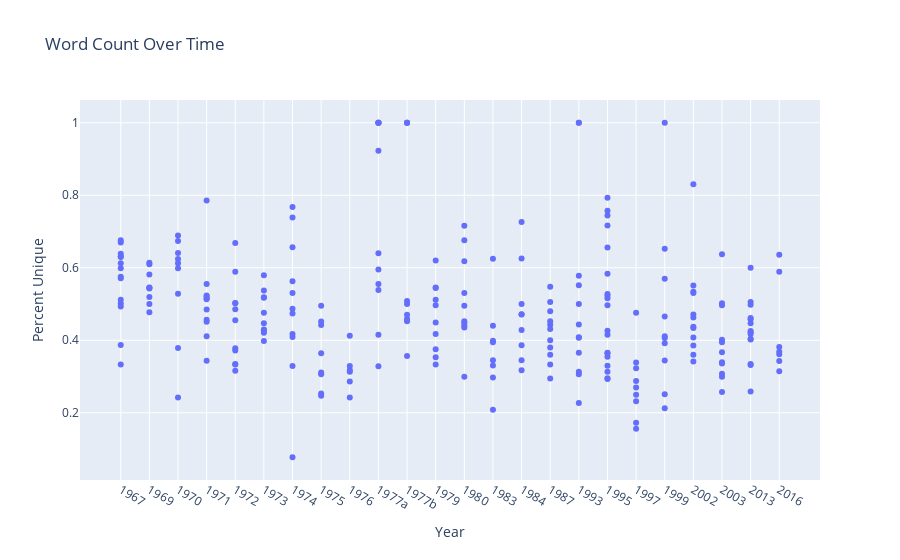

Source (notebook cell):
### Code cell
fig = px.scatter(df, x="Year", y="Percent Unique", title='Word Count Over Time')
fig.show()

### Figure 1 — Plotly figure (JSON) as saved in the notebook; plotly's stock layout.template omitted (floating-point values rounded to 4 significant figures; data arrays with more than 128 entries replaced by an {"elided": "..."} marker saying what was removed)
{"data": [{"hovertemplate": "Year=%{x}<br>Percent Unique=%{y}<extra></extra>", "legendgroup": "", "marker": {"color": "#636efa", "symbol": "circle"}, "mode": "markers", "name": "", "orientation": "v", "showlegend": false, "type": "scatter", "x": {"elided": "252 str values"}, "xaxis": "x", "y": {"elided": "252 float values"}, "yaxis": "y"}], "layout": {"legend": {"tracegroupgap": 0}, "title": {"text": "Word Count Over Time"}, "xaxis": {"anchor": "y", "domain": [0, 1], "title": {"text": "Year"}}, "yaxis": {"anchor": "x", "domain": [0, 1], "title": {"text": "Percent Unique"}}}}
